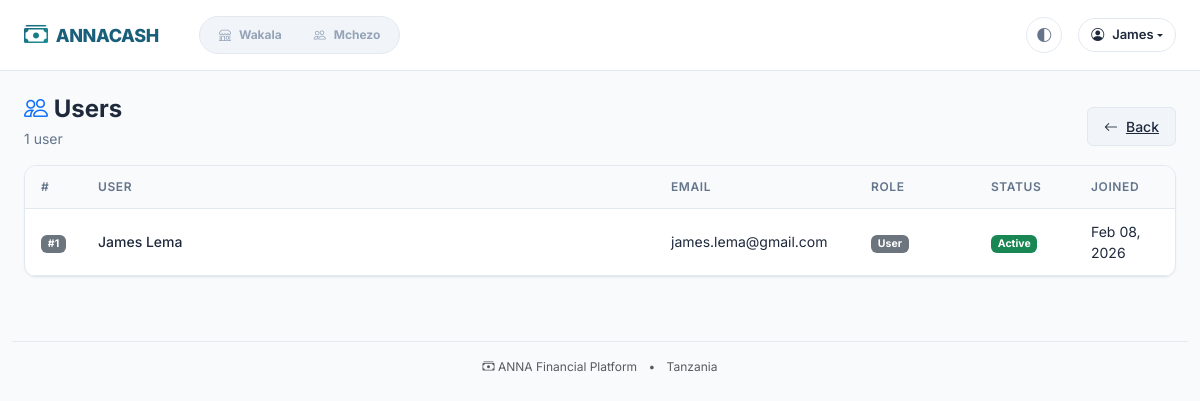
/accounts/users/ (signed in), run on the app's committed database.
### accounts/models.py (models this page shows, shortened)
class User(AbstractBaseUser, PermissionsMixin):
    email = models.EmailField(unique=True)
    phone_number = models.CharField(max_length=20, unique=True, blank=True, null=True)
    first_name = models.CharField(max_length=100)
    last_name = models.CharField(max_length=100)
    is_active = models.BooleanField(default=True)
    is_staff = models.BooleanField(default=False)
    is_superuser = models.BooleanField(default=False)
    date_joined = models.DateTimeField(default=timezone.now)
    last_login = models.DateTimeField(blank=True, null=True)
    profile_image = models.ImageField(upload_to="profiles/", blank=True, null=True)
    bio = models.TextField(blank=True)
    timezone = models.CharField(max_length=50, default="Africa/Nairobi")
    national_id = models.CharField(max_length=20, blank=True, null=True)
    region = models.CharField(max_length=100, blank=True)
    district = models.CharField(max_length=100, blank=True)
    objects = UserManager()
    USERNAME_FIELD = "email"
    REQUIRED_FIELDS = ["first_name", "last_name"]
    class Meta:
        verbose_name = "User"
        verbose_name_plural = "Users"
        ordering = ["-date_joined"]
    def get_full_name(self):
        return f"{self.first_name} {self.last_name}".strip()

### accounts/views.py (the view)
# urls.py: path("users/", views.UserListView.as_view(), name="user_list"),
class UserListView(LoginRequiredMixin, ListView):
    model = User
    template_name = "accounts/user_list.html"
    context_object_name = "users"
    paginate_by = 20
    def get_queryset(self):
        if self.request.user.is_superuser:
            return User.objects.all()
        return User.objects.filter(id=self.request.user.id)

### core/context_processors.py (called while the page is built, shortened)
def navigation_context(request):
    from core.models import WakalaRole, MchezoRole
    wakala_roles = WakalaRole.objects.filter(
        user=request.user, is_active=True
    ).select_related("wakala")
    wakalas = [role.wakala for role in wakala_roles]
    mchezo_roles = MchezoRole.objects.filter(
        user=request.user, is_active=True
    ).select_related("group")
    mchezo_groups = [role.group for role in mchezo_roles]
    return {
        "wakalas": wakalas,
        "mchezo_groups": mchezo_groups,
        "has_wakala_access": len(wakalas) > 0,
        "has_mchezo_access": len(mchezo_groups) > 0,
    }

### templates/accounts/user_list.html (shortened to what this page needs)
{% extends 'base.html' %}
{% block content %}
<div class="anna-page-header">
    <div class="d-flex justify-content-between align-items-start flex-wrap">
        <div class="me-3">
            <h4 class="anna-page-title">
                <i class="bi bi-people text-primary"></i> Users
            </h4>
            <p class="anna-page-subtitle">{{ users|length }} user{{ users|length|pluralize }}</p>
        </div>
        <div class="anna-page-actions">
            <a href="{% url 'dashboard:home' %}" class="anna-btn anna-btn-secondary">
                <i class="bi bi-arrow-left"></i> <span class="d-none d-sm-inline">Back</span>
            </a>
        </div>
    </div>
</div>
<div class="anna-card">
    <div class="anna-card-body p-0">
        {% if users %}
        <div class="table-responsive">
            <table class="anna-table mb-0">
                <thead>
                    <tr>
                        <th style="width: 50px;">#</th>
                        <th>User</th>
                        <th class="d-none d-md-table-cell" style="width: 200px;">Email</th>
                        <th style="width: 120px;">Role</th>
                        <th style="width: 100px;">Status</th>
                        <th style="width: 100px;">Joined</th>
                    </tr>
                </thead>
                <tbody>
                    {% for user in users %}
                    <tr>
                        <td>
                            <span class="badge bg-secondary">#{{ forloop.counter }}</span>
                        </td>
                        <td>
                            <div class="fw-medium">{{ user.get_full_name|default:user.email }}</div>
                        </td>
                        <td class="d-none d-md-table-cell">{{ user.email }}</td>
                        <td>
                            {% if user.is_superuser %}
                            <span class="badge bg-danger">Admin</span>
                            {% elif user.is_staff %}
                            <span class="badge bg-warning">Staff</span>
                            {% else %}
                            <span class="badge bg-secondary">User</span>
                            {% endif %}
                        </td>
                        <td>
                            {% if user.is_active %}
                            <span class="badge bg-success">Active</span>
                            {% else %}
                            <span class="badge bg-danger">Inactive</span>
                            {% endif %}
                        </td>
                        <td>{{ user.date_joined|date:"M d, Y" }}</td>
                    </tr>
                    {% endfor %}
                </tbody>
            </table>
        </div>
        {% else %}
        <div class="anna-empty-state">
            <i class="bi bi-people anna-empty-state-icon"></i>
            <h6 class="anna-empty-state-title">No Users Found</h6>
            <p class="anna-empty-state-message">There are no users to display.</p>
        </div>
        {% endif %}
    </div>
</div>
{% endblock %}

### templates/base.html (shortened to what this page needs)
<!DOCTYPE html>
<html lang="sw">
<head>
    {% load static %}
    <link href="https://cdn.jsdelivr.net/npm/bootstrap@5.3.0/dist/css/bootstrap.min.css" rel="stylesheet">
    <link href="https://cdn.jsdelivr.net/npm/bootstrap-icons@1.11.0/font/bootstrap-icons.css" rel="stylesheet">
    <link href="{% static 'css/variables.css' %}" rel="stylesheet">
    <link href="{% static 'css/anna.css' %}" rel="stylesheet">
</head>
<body>
    <nav class="navbar navbar-expand-lg anna-navbar">
        <div class="container-fluid px-3 px-lg-4">
            <a class="navbar-brand anna-navbar-brand" href="/">
                <i class="bi bi-cash-stack"></i> ANNACASH
            </a>
            {% if user.is_authenticated %}
            <div class="collapse navbar-collapse" id="navbarNav">
                <div class="anna-app-switcher ms-lg-4 me-auto d-none d-lg-flex">
                    {% if has_wakala_access %}
                    <a href="{% url 'dashboard:app_switcher' %}?app=wakala" class="anna-app-switcher-btn {% if request.path|slice:':8' == '/wakala' or '/wakala/' in request.path %}active{% endif %}">
                        <i class="bi bi-shop"></i> Wakala
                    </a>
                    {% endif %}
                    {% if has_mchezo_access %}
                    <a href="{% url 'dashboard:app_switcher' %}?app=mchezo" class="anna-app-switcher-btn {% if request.path|slice:':7' == '/mchezo' or '/mchezo/' in request.path %}active{% endif %}">
                        <i class="bi bi-people"></i> Mchezo
                    </a>
                    {% endif %}
                </div>
                <div class="d-flex flex-column flex-lg-row align-items-lg-center gap-3 mt-3 mt-lg-0 ms-auto">
                    <button class="theme-toggle d-none d-lg-flex" title="Cycle theme">
                        <i class="bi bi-circle-half"></i>
                    </button>
                    <div class="dropdown d-none d-lg-block">
                        <button class="anna-user-menu-btn dropdown-toggle d-flex align-items-center" type="button" data-bs-toggle="dropdown" aria-expanded="false">
                            <i class="bi bi-person-circle me-2"></i>
                            <span class="d-none d-sm-inline">{{ user.first_name|default:user.email|truncatechars:15 }}</span>
                        </button>
                    </div>
                </div>
            </div>
            {% endif %}
        </div>
    </nav>
    <main class="container-fluid px-3 px-lg-4 py-4">
        {% block content %}{% endblock %}
    </main>
    <footer class="text-center py-4 text-muted" style="font-size: 0.75rem;">
        <div class="container-fluid">
            <hr class="my-3" style="opacity: 0.1;">
            <p class="mb-0">
                <i class="bi bi-cash-stack"></i> ANNA Financial Platform
                <span class="mx-2">•</span>
                Tanzania
            </p>
        </div>
    </footer>
</body>
</html>

### static/css/variables.css (style rules this page uses)
:root { --anna-primary: #1a5f7a; --anna-primary-dark: #0d4a5f; --anna-primary-light: #2d7d9a; --anna-secondary: #159895; --anna-secondary-dark: #0e7a77; --anna-secondary-light: #2db3ae; --anna-accent: #57c5b6; --anna-accent-dark: #3ba89f; --anna-accent-light: #7dd4c8; --anna-success: #10b981; --anna-success-light: #d1fae5; --anna-success-dark: #059669; --anna-warning: #f59e0b; --anna-warning-light: #fef3c7; --anna-warning-dark: #d97706; --anna-danger: #ef4444; --anna-danger-light: #fee2e2; --anna-danger-dark: #dc2626; --anna-info: #3b82f6; --anna-info-light: #dbeafe; --anna-info-dark: #2563eb; --anna-bg-primary: #ffffff; --anna-bg-secondary: #f8fafc; --anna-bg-tertiary: #f1f5f9; --anna-text-primary: #1e293b; --anna-text-secondary: #64748b; --anna-text-tertiary: #94a3b8; --anna-border: #e2e8f0; --anna-border-dark: #cbd5e1; --anna-role-owner: #1e40af; --anna-role-manager: #166534; --anna-role-agent: #0e7490; --anna-role-admin: #b45309; --anna-role-treasurer: #166534; --anna-role-member: #6b7280; --anna-balance-positive: #059669; --anna-balance-negative: #dc2626; --anna-balance-neutral: #64748b; --anna-day-open: #10b981; --anna-day-closed: #6b7280; --anna-day-closing: #f59e0b; --anna-shadow-sm: 0 1px 2px 0 rgb(0 0 0 / 0.05); --anna-shadow: 0 1px 3px 0 rgb(0 0 0 / 0.1), 0 1px 2px -1px rgb(0 0 0 / 0.1); --anna-shadow-md: 0 4px 6px -1px rgb(0 0 0 / 0.1), 0 2px 4px -2px rgb(0 0 0 / 0.1); --anna-shadow-lg: 0 10px 15px -3px rgb(0 0 0 / 0.1), 0 4px 6px -4px rgb(0 0 0 / 0.1); --anna-shadow-xl: 0 20px 25px -5px rgb(0 0 0 / 0.1), 0 8px 10px -6px rgb(0 0 0 / 0.1); --anna-radius-sm: 0.25rem; --anna-radius: 0.375rem; --anna-radius-md: 0.5rem; --anna-radius-lg: 0.75rem; --anna-radius-xl: 1rem; --anna-radius-full: 9999px; --anna-font-sans: 'Inter', -apple-system, BlinkMacSystemFont, 'Segoe UI', Roboto, sans-serif; --anna-font-mono: 'JetBrains Mono', 'Fira Code', 'SF Mono', Consolas, monospace; --anna-space-1: 0.25rem; --anna-space-2: 0.5rem; --anna-space-3: 0.75rem; --anna-space-4: 1rem; --anna-space-5: 1.25rem; --anna-space-6: 1.5rem; --anna-space-8: 2rem; --anna-space-10: 2.5rem; --anna-space-12: 3rem; --anna-transition-fast: 150ms ease; --anna-transition: 200ms ease; --anna-transition-slow: 300ms ease; --anna-z-dropdown: 1000; --anna-z-sticky: 1020; --anna-z-fixed: 1030; --anna-z-modal-backdrop: 1040; --anna-z-modal: 1050; --anna-z-popover: 1060; --anna-z-tooltip: 1070; }
.anna-card { background: var(--anna-bg-primary); border: 1px solid var(--anna-border); border-radius: var(--anna-radius-lg); box-shadow: var(--anna-shadow-sm); transition: all var(--anna-transition); }
.anna-btn { display: inline-flex; align-items: center; justify-content: center; gap: var(--anna-space-2); padding: var(--anna-space-2) var(--anna-space-4); font-size: 0.875rem; font-weight: 500; border-radius: var(--anna-radius); border: 1px solid transparent; cursor: pointer; transition: all var(--anna-transition-fast); white-space: nowrap; }
.anna-btn-secondary { background: var(--anna-bg-tertiary); color: var(--anna-text-primary); border-color: var(--anna-border); }

### templates/base.html (style rules this page uses)
:root { --anna-primary: #1a5f7a; --anna-secondary: #159895; --anna-accent: #57c5b6; }
body { font-family: 'Inter', system-ui, sans-serif; }
.theme-toggle { cursor: pointer; padding: 8px 12px; border-radius: 50%; transition: all 0.3s; }

### data on the page
User: first_name "James", get_full_name "James Lema", email "james.lema@gmail.com", is_superuser "User", is_active "Active", date_joined "Feb 08, 2026"

### other printed values
{{ users|length }} "1"
